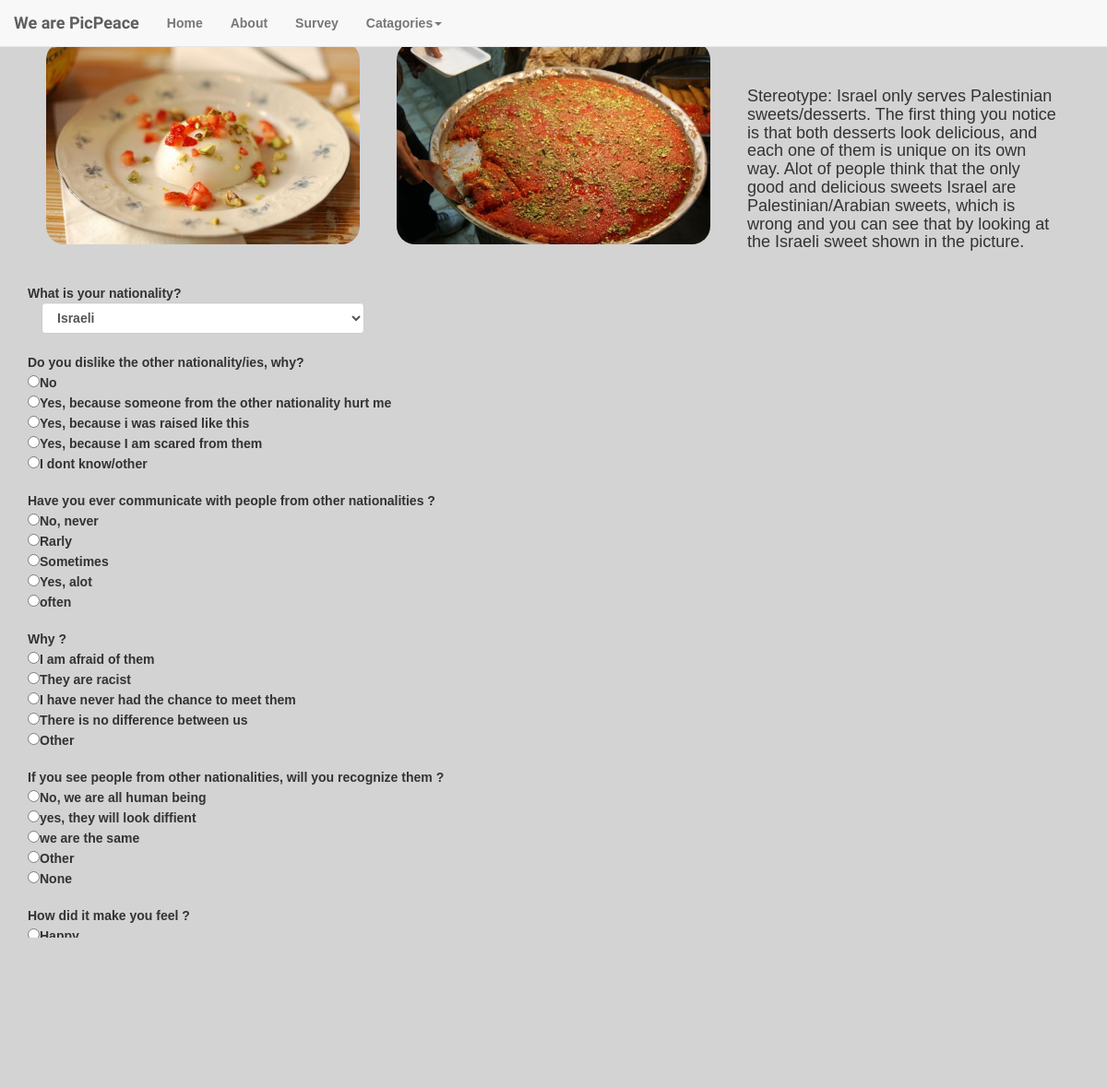
The page /food/pictures/1 on the database its author committed.
### database_setup.py (models this page shows)
class Picture(Base):
    __tablename__ = 'picture'
    id = Column(Integer, primary_key=True)
    path = Column(String)
    category = Column(String)
    cover = Column(Boolean)
    discription=Column(String)

class Question(Base):
    __tablename__ = 'question'
    id = Column(Integer, primary_key=True)
    text = Column(String(15))
    a1 = Column(String(30))
    a2 = Column(String(60))
    a3 = Column(String(30))
    a4 = Column(String(30))
    a5 = Column(String(30))

### web_app.py (the view)
@app.route('/<string:category_name>/pictures/<int:pic_id>')
def pictures(category_name,pic_id):
    or_condition = or_(Pair.pic1_id==pic_id, Pair.pic2_id==pic_id)
    pair=session.query(Pair).filter(or_condition).first()
    pic1=session.query(Picture).filter_by(id=pair.pic1_id).first()
    pic2=session.query(Picture).filter_by(id=pair.pic2_id).first()
    questions=session.query(Question).all()
    return render_template('picture.html', pair_id=pair.id, pic1=pic1,pic2=pic2, questions=questions, pair_discription=pic1.discription)

### templates/picture.html (shortened to what this page needs)
<!DOCTYPE html>
<html>
<head>
  <link rel="stylesheet" href="http://maxcdn.bootstrapcdn.com/bootstrap/3.3.6/css/bootstrap.min.css">
  <link rel="stylesheet" type="text/css" href="{{ url_for('static', filename='styles.css') }}">
</head>
<body>
       <nav class="navbar navbar-default navbar-fixed-top">
        <div class="container-fluid">
          <div class="navbar-header">
            <a class="navbar-brand" href="#">We are PicPeace</a>
          </div>
          <div id="navbar" class="navbar-collapse collapse">
            <ul class="nav navbar-nav">
              <li><a href="{{ url_for('main_page') }}">Home</a></li>
              <li><a href="{{ url_for('aboutus') }}">About</a></li>
              <li><a href="{{ url_for('survey') }}">Survey</a></li>
              <li class="dropdown">
                <a href="#" class="dropdown-toggle" data-toggle="dropdown" role="button" aria-haspopup="true" aria-expanded="false">Catagories<span class="caret"></span></a>
              </li>
            </ul>
          </div>
        </div>
      </nav>
<br><br>
<div class="container">
<div class="container-fluid">
<div class="row">
  <div class="col-sm-6 col-md-4">
    <div class="thumbnail transparent">
      <img src="{{url_for ('static' , filename=pic1.path)}}" class="web_app_img">
    </div>
  </div>
  <div class="col-sm-6 col-md-4">
    <div class="thumbnail transparent">
      <img src="{{url_for ('static' , filename=pic2.path)}}" class="web_app_img">
    </div>
  </div>
  <div class="col-sm-6 col-md-4">
    <div class="thumbnail transparent" style="font-size:200%">
    <br>
      <h4>{{pair_discription}}</h4>
    </div>
  </div>
  </div>
</div>
<form action="{{url_for('submit_answers', pair_id=pair_id)}}" method="Post">
What is your nationality?<br>
            <div class="form-group">
  <div class="col-md-4">
    <select id="selectbasic" name="nationality" class="form-control">
      <option value="Israeli">Israeli</option>
    </select>
  </div>
</div>
<br><br>
{%for q in questions%}
{{q.text}}
<br><input type="radio" name="{{q.id}}" value="a1">{{q.a1}}<br>
<input type="radio" name="{{q.id}}" value="a2">{{q.a2}}<br>
<input type="radio" name="{{q.id}}" value="a3">{{q.a3}}<br>
<input type="radio" name="{{q.id}}" value="a4">{{q.a4}}<br>
<input type="radio" name="{{q.id}}" value="a5">{{q.a5}}<br><br>
{%endfor%}
<br>
<input type="submit" name="submit">
</form>
</div>
</body>
</html>

### static/styles.css (style rules this page uses)
body, html { font-family: 'Ubuntu', sans-serif; font-weight: bold; background: url("http://www.pixeden.com/media/k2/galleries/165/001-subtle-light-pattern-background-texture-vol5.jpg") no-repeat fixed center; background-size:cover; height: 100%; background-repeat: no-repeat; background-color: #d3d3d3; padding-top: 0px; }
.transparent { background-color: transparent; border-color: transparent; }
.thumbnail > .web_app_img { width: 400px; height:220px; border-radius: 20px; }
.navbar-brand { font-family: 'Shadows Into Light Two', cursive; }

### rows shown on the page
Picture: path (picture), discription "Stereotype: Israel only serves Palestinian sweets/desserts. The first thing you notice is that both desserts look delicious, and each one of them is unique on its own way. Alot of people think that the only good and delicious sweets Israel are Palestinian/Arabian sweets, which is wrong and you can see that by looking at the Israeli sweet shown in the picture."
Picture: path (picture)
Question: text "Do you dislike the other nationality/ies, why?", a1 "No", a2 "Yes, because someone from the other nationality hurt me", a3 "Yes, because i was raised like this", a4 "Yes, because I am scared from them", a5 "I dont know/other"
Question: text "Have you ever communicate with people from other nationalities ?", a1 "No, never", a2 "Rarly", a3 "Sometimes", a4 "Yes, alot", a5 "often"
Question: text "Why ?", a1 "I am afraid of them", a2 "They are racist", a3 "I have never had the chance to meet them", a4 "There is no difference between us", a5 "Other"
Question: text "If you see people from other nationalities, will you recognize them ?", a1 "No, we are all human being", a2 "yes, they will look diffient", a3 "we are the same", a4 "Other", a5 "None"
Question: text "How did it make you feel ?", a1 "Happy"
